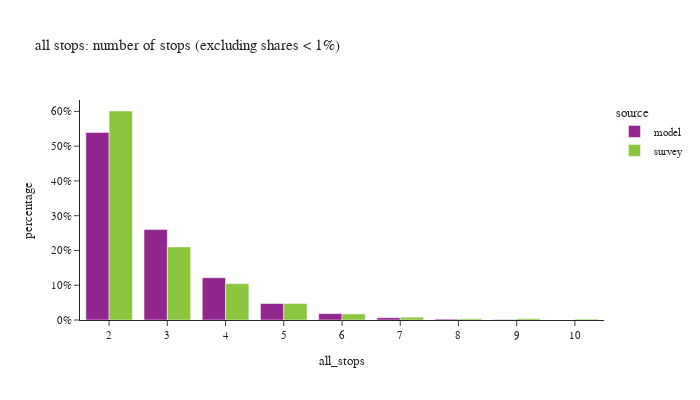

Source (notebook cell):
### Code cell
df_plot = df_tour.groupby(['all_stops','source'])['toexpfac'].sum().reset_index()
df_plot['percentage'] = df_plot.groupby(['source'], group_keys=False)['toexpfac']. \
    apply(lambda x: x / float(x.sum()))
df_plot = df_plot.loc[df_plot['percentage'] > 0.001]
# df_plot
fig = px.bar(df_plot.sort_values(['source']), x="all_stops", y="percentage", color="source",
             barmode="group",title="all stops: number of stops (excluding shares < 1%)",
             hover_data=['toexpfac'])
fig.update_layout(height=400, width=700, font=dict(size=11),
                  xaxis = dict(dtick = 1, categoryorder='category ascending'),
                  yaxis=dict(tickformat=".0%"))
fig.show()

### Figure 1 — Plotly figure (JSON) as saved in the notebook; plotly's stock layout.template omitted (floating-point values rounded to 4 significant figures)
{"data": [{"alignmentgroup": "True", "customdata": [[3106144], [6902], [14647], [38364], [272522], [105924], [700236], [1499971]], "hovertemplate": "source=model<br>all_stops=%{x}<br>percentage=%{y}<br>toexpfac=%{customdata[0]}<extra></extra>", "legendgroup": "model", "marker": {"color": "#91268F", "pattern": {"shape": ""}}, "name": "model", "offsetgroup": "model", "orientation": "v", "showlegend": true, "textposition": "auto", "type": "bar", "x": [2, 9, 8, 7, 5, 6, 4, 3], "xaxis": "x", "y": [0.5395, 0.001199, 0.002544, 0.006664, 0.04734, 0.0184, 0.1216, 0.2605], "yaxis": "y"}, {"alignmentgroup": "True", "customdata": [[238900.0], [20390.0], [88350.0], [1062000.0], [40560.0], [18740.0], [3036000.0], [528900.0], [13050.0]], "hovertemplate": "source=survey<br>all_stops=%{x}<br>percentage=%{y}<br>toexpfac=%{customdata[0]}<extra></extra>", "legendgroup": "survey", "marker": {"color": "#8CC63E", "pattern": {"shape": ""}}, "name": "survey", "offsetgroup": "survey", "orientation": "v", "showlegend": true, "textposition": "auto", "type": "bar", "x": [5, 9, 6, 3, 7, 8, 2, 4, 10], "xaxis": "x", "y": [0.0473, 0.004036, 0.01749, 0.2103, 0.008031, 0.00371, 0.6011, 0.1047, 0.002583], "yaxis": "y"}], "layout": {"barmode": "group", "font": {"size": 11}, "height": 400, "legend": {"title": {"text": "source"}, "tracegroupgap": 0}, "title": {"text": "all stops: number of stops (excluding shares < 1%)"}, "width": 700, "xaxis": {"anchor": "y", "categoryorder": "category ascending", "domain": [0, 1], "dtick": 1, "title": {"text": "all_stops"}}, "yaxis": {"anchor": "x", "domain": [0, 1], "tickformat": ".0%", "title": {"text": "percentage"}}}}
